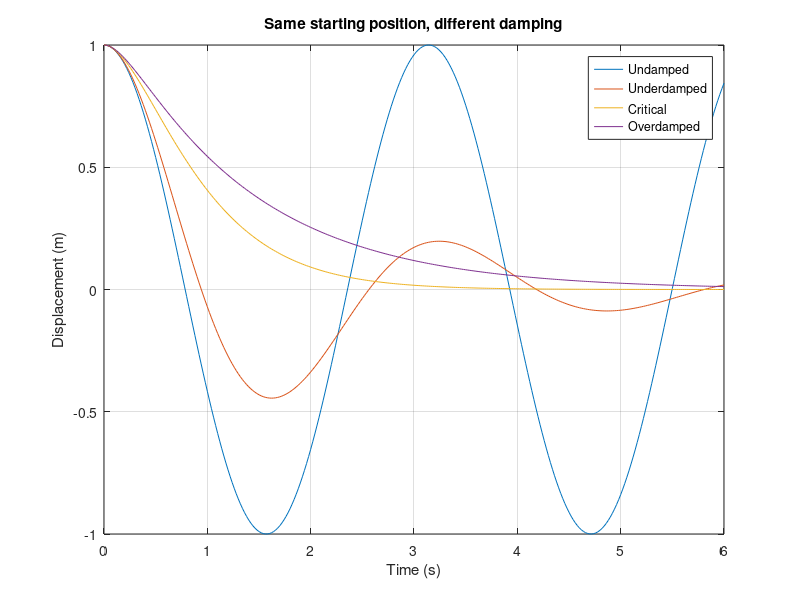
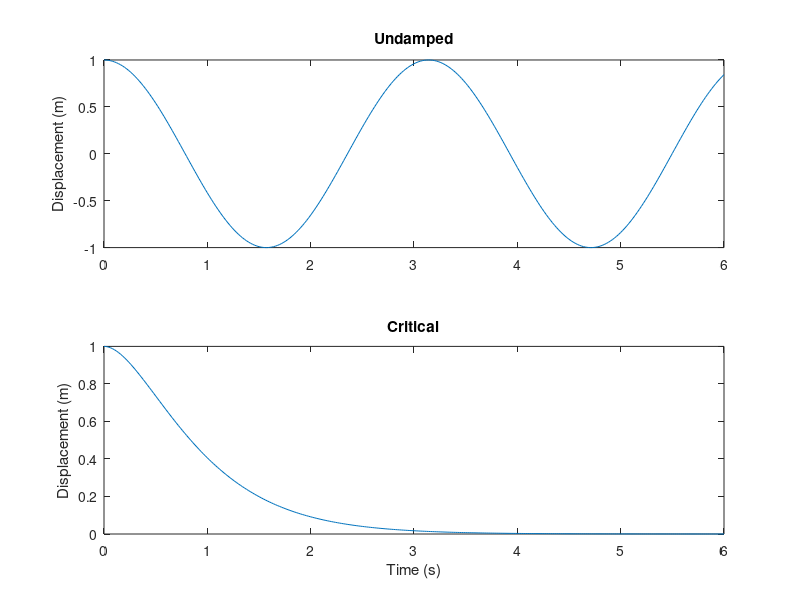

Write MATLAB code to recreate these figures, in order.
% LESSON 16 MATLAB companion. In MATLAB, open this folder and run learnMotion.
% Learn: vectors, indexing, element-wise operations, scripts/functions, plots.
% Model: m=1, k=4, initial position=1, initial velocity=0.
% These fixed examples illustrate four damping cases; this is not the lab's
% general harmonicMotion function. Try changing the sample count or final time.
t = linspace(0, 6, 301);  % 301 points include BOTH endpoints.
fprintf('First time = %g, last time = %g\n', t(1), t(end)); % MATLAB starts at 1.

undamped = cos(2*t);                          % b=0
w = sqrt(15)/2;
underdamped = exp(-t/2).*(cos(w*t) + sin(w*t)/(2*w)); % b=1
critical = (1 + 2*t).*exp(-2*t);               % b=4
r1 = -3 + sqrt(5);
r2 = -3 - sqrt(5);
overdamped = (-r2*exp(r1*t) + r1*exp(r2*t))/(r1-r2); % b=6
% .* multiplies matching elements. .^ raises each element to a power.
% Ordinary * is matrix multiplication when both operands are arrays.

figure(1); clf;
plot(t, undamped, t, underdamped, t, critical, t, overdamped);
xlabel('Time (s)'); ylabel('Displacement (m)');
legend('Undamped', 'Underdamped', 'Critical', 'Overdamped');
title('Same starting position, different damping'); grid on;

figure(2); clf;
ax(1) = subplot(2,1,1);
plot(t, undamped); title('Undamped'); ylabel('Displacement (m)');
ax(2) = subplot(2,1,2);
plot(t, critical); title('Critical'); ylabel('Displacement (m)'); xlabel('Time (s)');
linkaxes(ax, 'x'); % Zooming along time affects both plots.

% Checks: all four curves begin at 1; the critical curve approaches zero.
assert(abs(critical(1)-1) < 1e-12);
assert(abs(overdamped(1)-1) < 1e-12);
fprintf('Motion checks passed. Inspect the two figures.\n');
